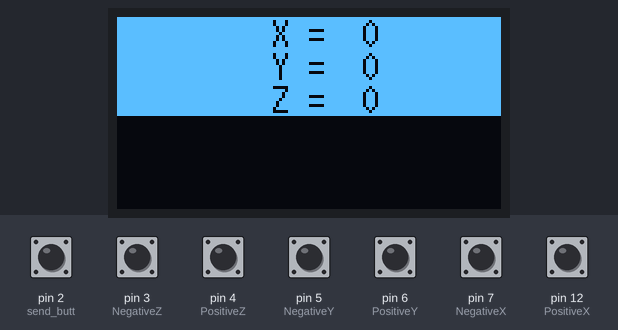
The sketch below on a simulated Arduino Uno, built with avr-gcc and run on an emulated ATmega328P. On the bench: 128×64 one-colour display. The test bench sets the inputs (shaded band); at power-on: pin 2 (send_butt), pin 3 (NegativeZ), pin 4 (PositiveZ), pin 5 (NegativeY), pin 6 (PositiveY), pin 7 (NegativeX), pin 12 (PositiveX) HIGH. What the sketch prints to the serial monitor is not drawn.

Above: at 1.3 s.
1.4 s: pin 2 (send_butt) pulled LOW for 0.3 s
At 2.8 s:
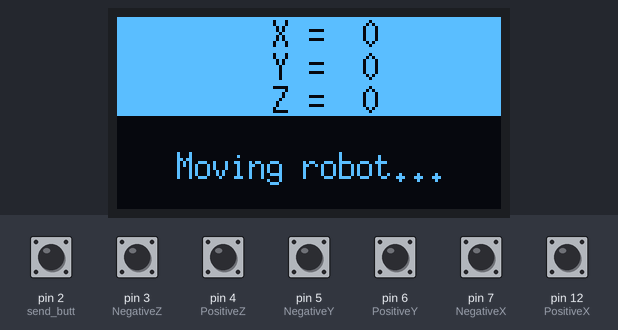
3.2 s: pin 4 (PositiveZ) pulled LOW for 1 s
At 5.1 s:
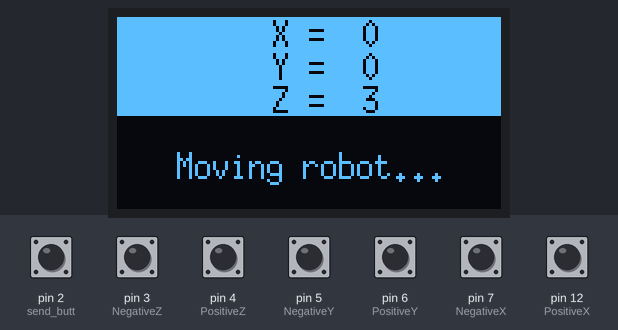
5.7 s: pin 6 (PositiveY) pulled LOW for 0.3 s
At 7.1 s:
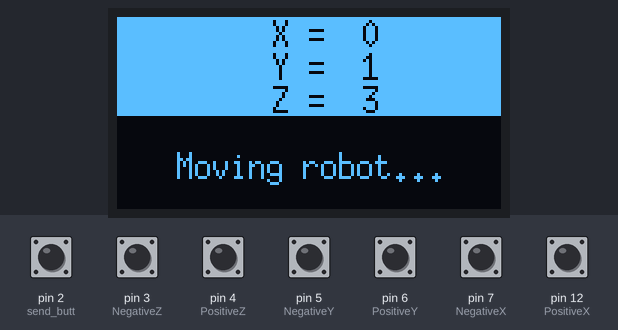
7.5 s: pin 3 (NegativeZ) pulled LOW for 0.3 s
At 9.1 s:
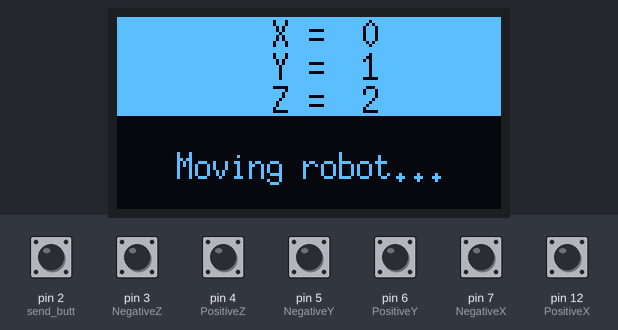
9.4 s: pin 12 (PositiveX) pulled LOW for 0.3 s
At 11.1 s:
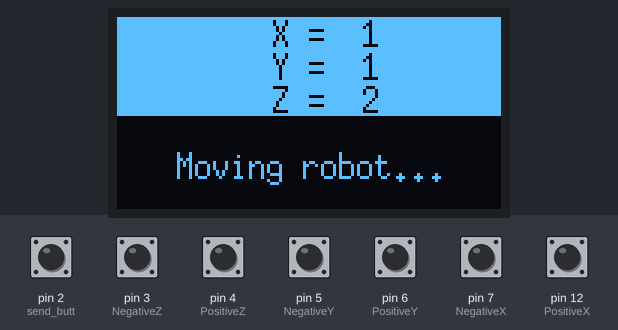
11.4 s: pin 5 (NegativeY) pulled LOW for 0.3 s
At 12.2 s:
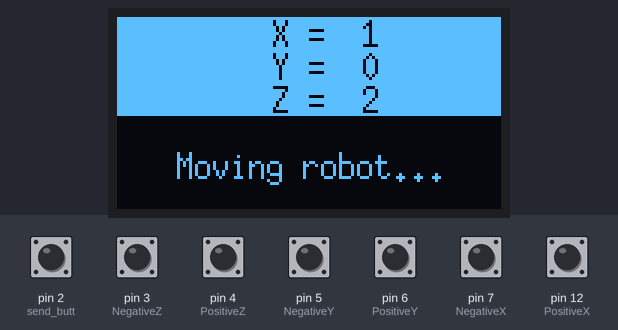
Timing chart, 0 to 14.3 s (numbered marks = the images above; inputs shaded):
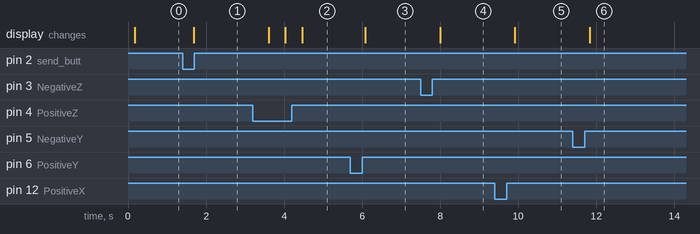

Measured:
- after the input at 1.4 s, the display: changes after 0.29 s (image 1)
- after the input at 3.2 s, the display: first changes after 0.41 s (image 2 shows a later state)
- after the input at 5.7 s, the display: changes after 0.38 s (image 3)
- after the input at 7.5 s, the display: changes after 0.50 s (image 4)
- after the input at 9.4 s, the display: changes after 0.52 s (image 5)
- after the input at 11.4 s, the display: changes after 0.43 s (image 6)

The sketch:

master.ino
```cpp
#include <Arduino.h>
#include <U8g2lib.h>
#include <string.h>

#ifdef U8X8_HAVE_HW_SPI
#include <SPI.h>
#endif

#define MENU_ITEMS 3
char *menu_strings[MENU_ITEMS] = { "X = ", "Y = ", "Z = "};
int menu_current = 0;

U8G2_SSD1309_128X64_NONAME2_F_4W_SW_SPI u8g2(
  U8G2_R0,
  /* clock=*/ 13,
  /* data=*/ 11,
  /* cs=*/ 10,
  /* dc=*/ 9,
  /* reset=*/ 8
);

volatile bool sendPos = false;
volatile bool manualPos = false;
byte send_butt = 2;
byte NegativeZ = 3;
byte PositiveZ = 4;
byte NegativeY = 5;
byte PositiveY = 6;
byte NegativeX = 7;
byte PositiveX = 12;
int PosX = 0; int PosY = 0; int PosZ = 0;
int* pos[] = {&PosX, &PosY, &PosZ};
char posBuffer[4];

byte allButtons[8] = {send_butt,  NegativeZ,
                     PositiveZ, NegativeY, PositiveY,
                     NegativeX, PositiveX};

void setup() {
  // put your setup code here, to run once:
  for(int i = 0; i < 8; i++){
    pinMode(allButtons[i], INPUT_PULLUP);
  }

  attachInterrupt(digitalPinToInterrupt(send_butt), send_position_to_robot, FALLING);
  Serial.begin(9600);
  Serial.println("Arduino is starting");
  u8g2.begin();
}

void loop() {
  // put your main code here, to run repeatedly:
  if (digitalRead(NegativeZ) == LOW){
    if (PosZ > 0){
      PosZ--;
      Serial.print("Negative Z -> ");
      Serial.println(PosZ);
      delay(125);
    }
  }
  if (digitalRead(NegativeY) == LOW){
    if (PosY > 0){
      PosY--;
      Serial.print("Negative Y -> ");
      Serial.println(PosY);
      delay(125);
    }
  }
  if (digitalRead(NegativeX) == LOW){
    if (PosX > 0){
      PosX--;
      Serial.print("Negative X -> ");
      Serial.println(PosX);
      delay(125);
    }
  }
  if (digitalRead(PositiveZ) == LOW){
    if (PosZ < 180){
      PosZ++;
      Serial.print("Positive Z -> ");
      Serial.println(PosZ);
      delay(125);
    }
  }
  if (digitalRead(PositiveY) == LOW){
    if (PosY < 180){
      PosY++;
      Serial.print("Positive Y -> ");
      Serial.println(PosY);
      delay(125);
    }
  }
  if (digitalRead(PositiveX) == LOW){
    if (PosX < 180){
      PosX++;
      Serial.print("Positive X -> ");
      Serial.println(PosX);
      delay(125);
    }
  }

  if (sendPos == true || manualPos == true){
    send_position_to_robot();
    Serial.println("Send pos");
  }

  u8g2.clearBuffer();

  draw_menu();
  delay(100);

  u8g2.sendBuffer();
  delay(100);
}

void draw_menu()
{
  uint8_t i;
  int h;
  int d;
  int w;

  u8g2.setFont(u8g2_font_6x13_tr);
  u8g2.setFontPosTop();

  h = u8g2.getAscent() - u8g2.getDescent();
  w = u8g2.getDisplayWidth();


  for (i = 0; i < MENU_ITEMS; i++)
  {
    d = (w - u8g2.getStrWidth(menu_strings[i])) / 2;

     // Highlight selected item
    u8g2.drawBox(0, i * h, w, h);

      // Inverted text
    u8g2.setDrawColor(0);
    u8g2.drawStr(d, i * h, menu_strings[i]);
    clear_pos_buffer();
    create_char_buffer(*pos[i]);
    u8g2.drawStr(d + 30, i* h, posBuffer);

      // Restore normal drawing
    u8g2.setDrawColor(1);
    if (sendPos == true){
      d = (w - u8g2.getStrWidth("Moving robot...")) / 2;
      u8g2.drawStr(d, 4 * h, "Moving robot...");
    }
  }
}

void clear_pos_buffer(void){
  for(int i = 0; i < 4; i++){
    posBuffer[i] = '\0';
  }
}

void create_char_buffer(int num){
  snprintf(posBuffer, sizeof(posBuffer), "%d", num);
  Serial.print("Buffer string: ");
  Serial.println(posBuffer);
}

void send_position_to_robot(void){
  sendPos = true;
}
```
